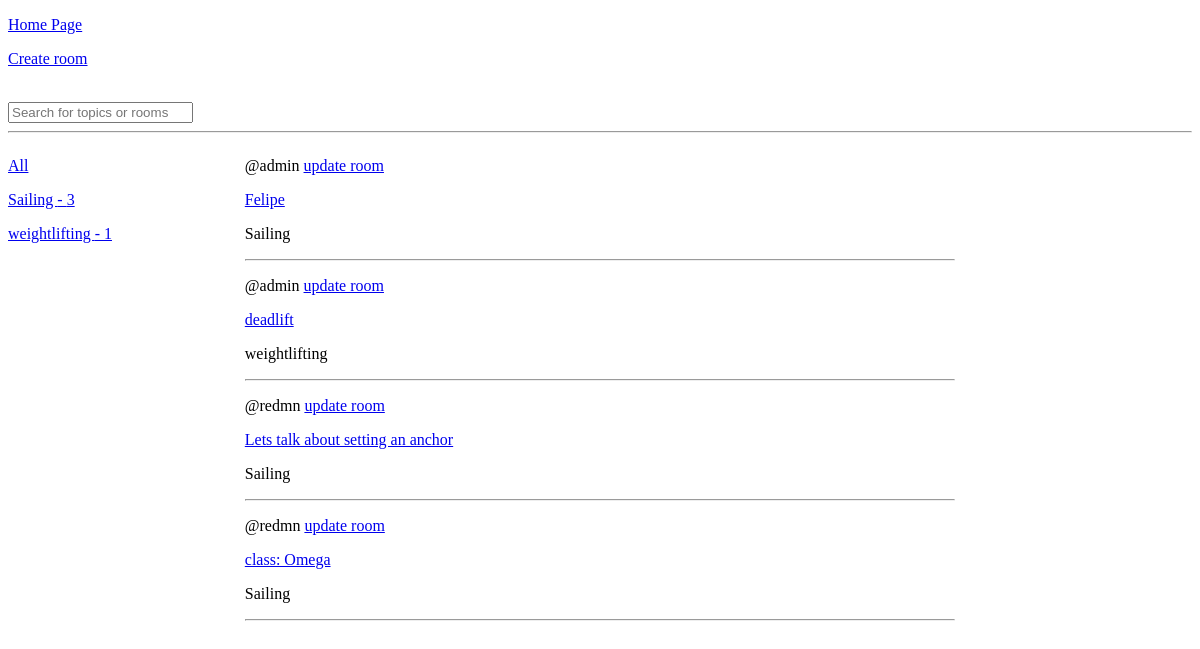
Before: / with the older database file.
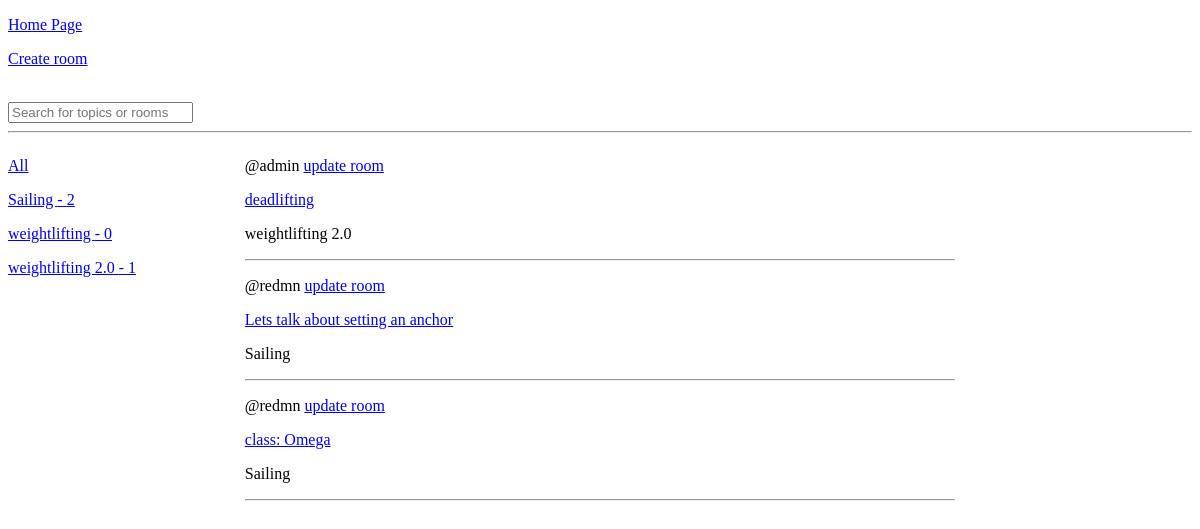
After: the same page with the newer database file.
### base/models.py (models this page shows)
class Topic(models.Model):
    name = models.CharField(max_length=200)
    def __str__(self):
        return self.name

class Room(models.Model):
    host = models.ForeignKey(User, on_delete=models.SET_NULL, null=True)
    topic = models.ForeignKey(Topic, on_delete=models.SET_NULL, null=True)
    name = models.CharField(max_length=200)
    description = models.TextField(null=True, blank=True)
    participants = models.ManyToManyField(User, related_name='participants', blank=True)
    updated = models.DateTimeField(auto_now=True)
    created = models.DateTimeField(auto_now_add=True)
    class Meta:
        ordering = ['-updated', '-created']
    def __str__(self):
        return self.name

class User(AbstractUser):
    name = models.CharField(max_length=200, null=True)
    email = models.EmailField(unique=True, null=True)
    bio = models.TextField(null=True)

### base/views.py (the view)
# urls.py: path('', home, name='home'),
def home(request):
    query = request.GET.get('q') if request.GET.get('q') is not None else ''
    topics = Topic.objects.all()
    rooms = Room.objects.filter(Q(name__icontains=query) |
                                Q(topic__name__icontains=query) |
                                Q(description__icontains=query) |
                                Q(host__username__icontains=query))
    context = {'rooms': rooms,
               'topics': topics}
    return render(request, 'home.html', context)

### base/templates/home.html (shortened to what this page needs)
{% extends 'main.html' %}
{% block content %}
    <div class="home_page-container">
    <div>
        <div>
            <p><a href="{% url 'home' %}">All</a></p>
        </div>
        {% for topic in topics %}
            <p><a href="{% url 'home' %}?q={{ topic.name }}">{{ topic.name }} - {{ topic.room_set.count }}</a></p>
        {% endfor %}
    </div>
        <div>
            {% for room in rooms %}
                <p>@{{ room.host }} <a href="{% url 'update-room' room.id %}">update room</a></p>
                <p><a href="{% url 'room' room.id %}">{{ room }}</a></p>
                <p>{{ room.topic }}</p>
                <hr>
            {% endfor %}
        </div>
    </div>
{% endblock %}

Changed rows visible on the page:
removed Room: host "admin", name "Felipe", topic "Sailing"
computed for Topic "Sailing": room_set.count "3" → "2"
computed for Topic "weightlifting": room_set.count "1" → "0"
added Topic: name "weightlifting 2.0", room_set.count "1"
changed Room "admin": name "deadlift" → "deadlifting"; topic "weightlifting" → "weightlifting 2.0"
